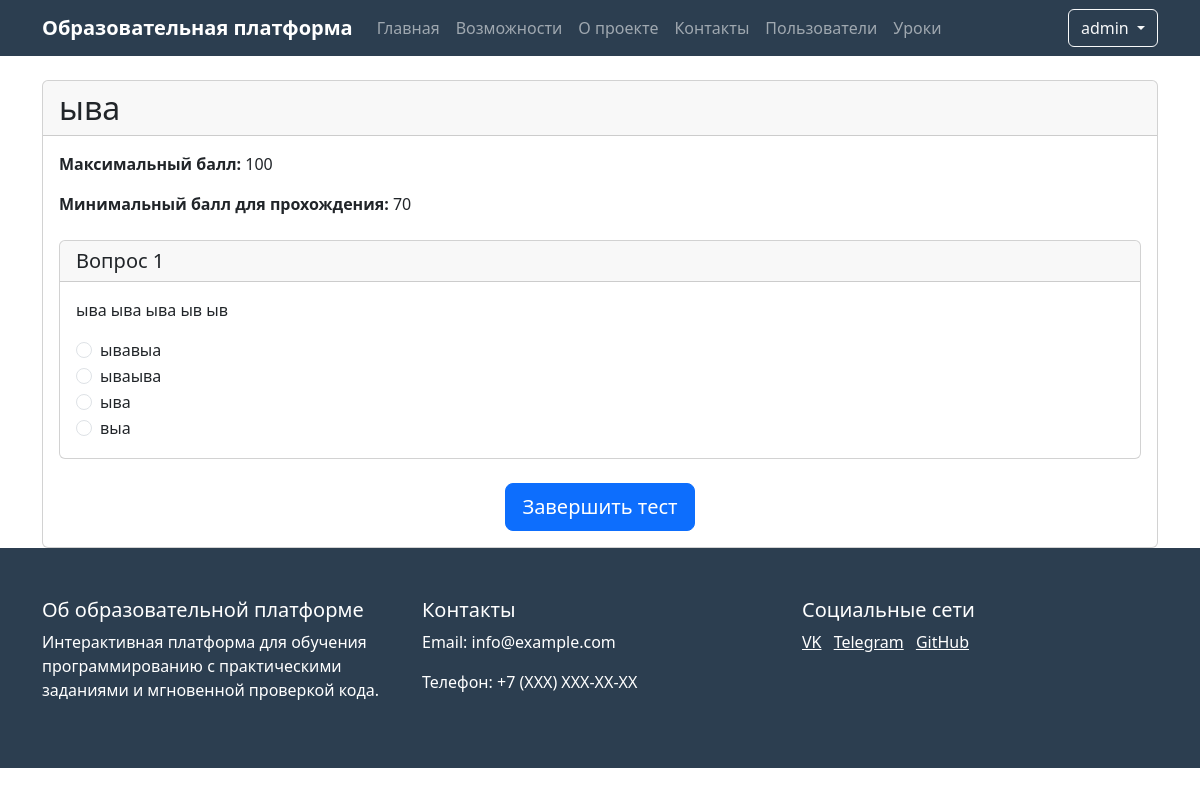
The app's page /lessons/1/test (signed in) with its own data.
### app.py (models this page shows, shortened)
class User(UserMixin, db.Model):
    id = db.Column(db.Integer, primary_key=True)
    name = db.Column(db.String(100), nullable=False)
    username = db.Column(db.String(80), unique=True, nullable=False)
    email = db.Column(db.String(120), unique=True, nullable=False)
    password_hash = db.Column(db.String(128))
    is_admin = db.Column(db.Boolean, default=False)
    created_at = db.Column(db.DateTime, default=db.func.now())
    last_login = db.Column(db.DateTime)
    is_active = db.Column(db.Boolean, default=True)

class TheoryTest(db.Model):
    id = db.Column(db.Integer, primary_key=True)
    lesson_id = db.Column(db.Integer, db.ForeignKey('lesson.id'), nullable=False)
    title = db.Column(db.String(200), nullable=False)
    description = db.Column(db.Text)
    max_score = db.Column(db.Integer, default=100)
    time_limit = db.Column(db.Integer)  # Время на прохождение в минутах
    questions = db.relationship('TestQuestion', backref='test', lazy=True)
    created_at = db.Column(db.DateTime, default=db.func.now())
    updated_at = db.Column(db.DateTime, default=db.func.now(), onupdate=db.func.now())
    is_active = db.Column(db.Boolean, default=True)
    required_score = db.Column(db.Integer, default=70)  # Минимальный балл для прохождения

class TestQuestion(db.Model):
    id = db.Column(db.Integer, primary_key=True)
    test_id = db.Column(db.Integer, db.ForeignKey('theory_test.id'), nullable=False)
    question_text = db.Column(db.Text, nullable=False)
    question_type = db.Column(db.String(20), nullable=False)  # single_choice, multiple_choice, text
    correct_answer = db.Column(db.String(200), nullable=False)
    options = db.Column(db.JSON)  # Список вариантов ответов
    points = db.Column(db.Integer, default=1)  # Баллы за правильный ответ
    explanation = db.Column(db.Text)  # Объяснение правильного ответа
    created_at = db.Column(db.DateTime, default=db.func.now())
    updated_at = db.Column(db.DateTime, default=db.func.now(), onupdate=db.func.now())

### app.py (the view, shortened to what this page needs)
@app.route('/lessons/<int:lesson_id>/test', methods=['GET', 'POST'])
@login_required
def take_test(lesson_id):
    lesson = Lesson.query.get_or_404(lesson_id)
    test = TheoryTest.query.filter_by(lesson_id=lesson_id, is_active=True).first()
    if not test:
        flash('Тест не найден или неактивен')
        return redirect(url_for('view_lesson', lesson_id=lesson_id))
    previous_result = TestResult.query.filter_by(
        user_id=current_user.id,
        test_id=test.id
    ).first()
    if previous_result and previous_result.is_passed:
        flash('Вы уже успешно прошли этот тест')
        return redirect(url_for('view_lesson', lesson_id=lesson_id))
    return render_template('take_test.html', lesson=lesson, test=test)

### app.py (called while the page is built)
@login_manager.user_loader
def load_user(user_id):
    return User.query.get(int(user_id))

### templates/take_test.html (shortened to what this page needs)
{% extends "base.html" %}
{% block content %}
<div class="container mt-4">
    <div class="card">
        <div class="card-header">
            <h2 class="mb-0">{{ test.title }}</h2>
        </div>
        <div class="card-body">
            <div class="mb-4">
                <p><strong>Максимальный балл:</strong> {{ test.max_score }}</p>
                <p><strong>Минимальный балл для прохождения:</strong> {{ test.required_score }}</p>
            </div>
            <form method="POST" id="test-form">
                {% for question in test.questions %}
                <div class="card mb-4">
                    <div class="card-header">
                        <h5 class="mb-0">Вопрос {{ loop.index }}</h5>
                    </div>
                    <div class="card-body">
                        <p class="card-text">{{ question.question_text }}</p>
                        {% if question.question_type == 'single_choice' %}
                        <div class="form-group">
                            {% for option in question.options %}
                            <div class="form-check">
                                <input class="form-check-input" type="radio" name="question_{{ question.id }}" id="option_{{ question.id }}_{{ loop.index }}" value="{{ loop.index }}" required>
                                <label class="form-check-label" for="option_{{ question.id }}_{{ loop.index }}">
                                    {{ option }}
                                </label>
                            </div>
                            {% endfor %}
                        </div>
                        {% else %}
                        <div class="form-group">
                            <textarea class="form-control" name="question_{{ question.id }}" rows="3" required></textarea>
                        </div>
                        {% endif %}
                    </div>
                </div>
                {% endfor %}
                <div class="text-center">
                    <button type="submit" class="btn btn-primary btn-lg">Завершить тест</button>
                </div>
            </form>
        </div>
    </div>
</div>
{% endblock %}

### templates/base.html (shortened to what this page needs)
<!DOCTYPE html>
<html lang="ru">
<head>
    <link href="https://cdn.jsdelivr.net/npm/bootstrap@5.3.0/dist/css/bootstrap.min.css" rel="stylesheet">
</head>
<body>
    <nav class="navbar navbar-expand-lg navbar-dark">
        <div class="container">
            <a class="navbar-brand" href="{{ url_for('index') }}">Образовательная платформа</a>
            <div class="collapse navbar-collapse" id="navbarNav">
                <ul class="navbar-nav me-auto">
                    <li class="nav-item">
                        <a class="nav-link" href="{{ url_for('index') }}">Главная</a>
                    </li>
                    <li class="nav-item">
                        <a class="nav-link" href="#features">Возможности</a>
                    </li>
                    <li class="nav-item">
                        <a class="nav-link" href="#about">О проекте</a>
                    </li>
                    <li class="nav-item">
                        <a class="nav-link" href="#contact">Контакты</a>
                    </li>
                    {% if current_user.is_admin %}
                        <li class="nav-item">
                            <a class="nav-link" href="{{ url_for('user_list') }}">Пользователи</a>
                        </li>
                        <li class="nav-item">
                            <a class="nav-link" href="{{ url_for('lesson_list') }}">Уроки</a>
                        </li>
                    {% endif %}
                </ul>
                <div class="d-flex">
                    {% if current_user.is_authenticated %}
                        <div class="dropdown">
                            <button class="btn btn-outline-light dropdown-toggle" type="button" id="userMenu" data-bs-toggle="dropdown">
                                {{ current_user.username }}
                            </button>
                        </div>
                    {% else %}
                        <a href="{{ url_for('login') }}" class="btn btn-outline-light me-2">Войти</a>
                    {% endif %}
                </div>
            </div>
        </div>
    </nav>
    {% block content %}{% endblock %}
    <footer class="footer">
        <div class="container">
            <div class="row">
                <div class="col-md-4">
                    <h5>Об образовательной платформе</h5>
                    <p>Интерактивная платформа для обучения программированию с практическими заданиями и мгновенной проверкой кода.</p>
                </div>
                <div class="col-md-4">
                    <h5>Контакты</h5>
                    <p>Email: info@example.com</p>
                    <p>Телефон: +7 (XXX) XXX-XX-XX</p>
                </div>
                <div class="col-md-4">
                    <h5>Социальные сети</h5>
                    <a href="#" class="text-white me-2">VK</a>
                    <a href="#" class="text-white me-2">Telegram</a>
                    <a href="#" class="text-white">GitHub</a>
                </div>
            </div>
        </div>
    </footer>
</body>
</html>

### templates/base.html (style rules this page uses)
.navbar { background-color: #2c3e50; }
.navbar-brand { font-weight: bold; }
.footer { background-color: #2c3e50; color: white; padding: 50px 0; }

### records on screen
User: username "admin"
TheoryTest: title "ыва", max_score "100", required_score "70"
TestQuestion: question_text "ыва ыва ыва ыв ыв", options "ывавыа" "ываыва" "ыва" "выа"
